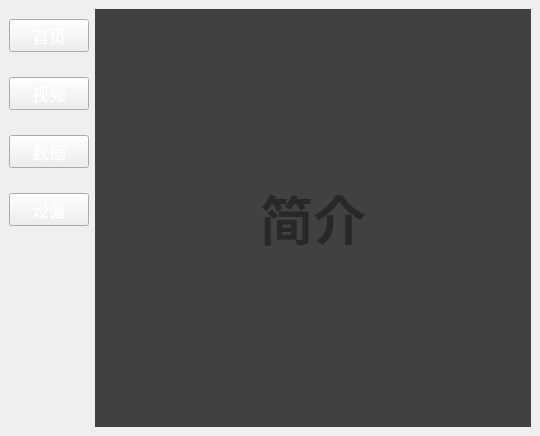
<?xml version="1.0" encoding="UTF-8"?>
<ui version="4.0">
 <class>MainWindow</class>
 <widget class="QMainWindow" name="MainWindow">
  <property name="geometry">
   <rect>
    <x>0</x>
    <y>0</y>
    <width>540</width>
    <height>436</height>
   </rect>
  </property>
  <property name="windowTitle">
   <string>MainWindow</string>
  </property>
  <property name="styleSheet">
   <string notr="true">background-color: rgb(35,35,35);
QPushButton{
	border-radius:2;
	background-color: #E1E1E1;
	border-color:#B7B7B7;
}
QPushButton:hover{
	border-radius:2;
	background-color: #E5F1FB;
	border-color:#B7B7B7;
}
QPushButton:pressed{
	border-radius:2;
	background-color: #CCE4F7;
	border-color:#B7B7B7;
}</string>
  </property>
  <widget class="QWidget" name="centralwidget">
   <layout class="QGridLayout" name="gridLayout_2">
    <item row="0" column="1">
     <layout class="QGridLayout" name="gridLayout" rowstretch="0" columnstretch="0,0">
      <property name="sizeConstraint">
       <enum>QLayout::SetFixedSize</enum>
      </property>
      <property name="spacing">
       <number>3</number>
      </property>
      <item row="0" column="0">
       <widget class="QLabel" name="label">
        <property name="sizePolicy">
         <sizepolicy hsizetype="Expanding" vsizetype="Preferred">
          <horstretch>0</horstretch>
          <verstretch>0</verstretch>
         </sizepolicy>
        </property>
        <property name="font">
         <font>
          <family>微软雅黑</family>
          <pointsize>40</pointsize>
          <weight>75</weight>
          <italic>false</italic>
          <bold>true</bold>
          <underline>false</underline>
          <strikeout>false</strikeout>
         </font>
        </property>
        <property name="styleSheet">
         <string notr="true">color: rgb(40, 40, 40);background-color: rgb(65, 65,65);</string>
        </property>
        <property name="text">
         <string>简介</string>
        </property>
        <property name="alignment">
         <set>Qt::AlignCenter</set>
        </property>
       </widget>
      </item>
     </layout>
    </item>
    <item row="0" column="0">
     <layout class="QVBoxLayout" name="verticalLayout_4">
      <property name="spacing">
       <number>25</number>
      </property>
      <property name="sizeConstraint">
       <enum>QLayout::SetFixedSize</enum>
      </property>
      <property name="topMargin">
       <number>10</number>
      </property>
      <item>
       <widget class="QPushButton" name="pushButton_4">
        <property name="sizePolicy">
         <sizepolicy hsizetype="Fixed" vsizetype="Fixed">
          <horstretch>0</horstretch>
          <verstretch>0</verstretch>
         </sizepolicy>
        </property>
        <property name="font">
         <font>
          <family>微软雅黑</family>
          <pointsize>13</pointsize>
         </font>
        </property>
        <property name="styleSheet">
         <string notr="true">color: rgb(255, 255, 255);</string>
        </property>
        <property name="text">
         <string>首页</string>
        </property>
        <property name="icon">
         <iconset>
          <normaloff>../../14-video.ico</normaloff>../../14-video.ico</iconset>
        </property>
        <property name="default">
         <bool>false</bool>
        </property>
       </widget>
      </item>
      <item>
       <widget class="QPushButton" name="pushButton_2">
        <property name="sizePolicy">
         <sizepolicy hsizetype="Fixed" vsizetype="Fixed">
          <horstretch>0</horstretch>
          <verstretch>0</verstretch>
         </sizepolicy>
        </property>
        <property name="font">
         <font>
          <family>微软雅黑</family>
          <pointsize>13</pointsize>
         </font>
        </property>
        <property name="styleSheet">
         <string notr="true">color: rgb(255, 255, 255);</string>
        </property>
        <property name="text">
         <string>视频</string>
        </property>
        <property name="icon">
         <iconset>
          <normaloff>../../14-video.ico</normaloff>../../14-video.ico</iconset>
        </property>
        <property name="default">
         <bool>false</bool>
        </property>
       </widget>
      </item>
      <item>
       <widget class="QPushButton" name="pushButton">
        <property name="sizePolicy">
         <sizepolicy hsizetype="Fixed" vsizetype="Fixed">
          <horstretch>0</horstretch>
          <verstretch>0</verstretch>
         </sizepolicy>
        </property>
        <property name="font">
         <font>
          <family>微软雅黑</family>
          <pointsize>13</pointsize>
         </font>
        </property>
        <property name="styleSheet">
         <string notr="true">color: rgb(255, 255, 255);</string>
        </property>
        <property name="text">
         <string>数据</string>
        </property>
       </widget>
      </item>
      <item>
       <widget class="QPushButton" name="pushButton_3">
        <property name="sizePolicy">
         <sizepolicy hsizetype="Fixed" vsizetype="Fixed">
          <horstretch>0</horstretch>
          <verstretch>0</verstretch>
         </sizepolicy>
        </property>
        <property name="font">
         <font>
          <family>微软雅黑</family>
          <pointsize>13</pointsize>
         </font>
        </property>
        <property name="styleSheet">
         <string notr="true">color: rgb(255, 255, 255);</string>
        </property>
        <property name="text">
         <string>设置</string>
        </property>
        <property name="icon">
         <iconset>
          <normaloff>../../14-video.ico</normaloff>../../14-video.ico</iconset>
        </property>
        <property name="default">
         <bool>false</bool>
        </property>
       </widget>
      </item>
      <item>
       <spacer name="verticalSpacer">
        <property name="orientation">
         <enum>Qt::Vertical</enum>
        </property>
        <property name="sizeHint" stdset="0">
         <size>
          <width>20</width>
          <height>40</height>
         </size>
        </property>
       </spacer>
      </item>
     </layout>
    </item>
   </layout>
  </widget>
 </widget>
 <resources/>
 <connections/>
</ui>
